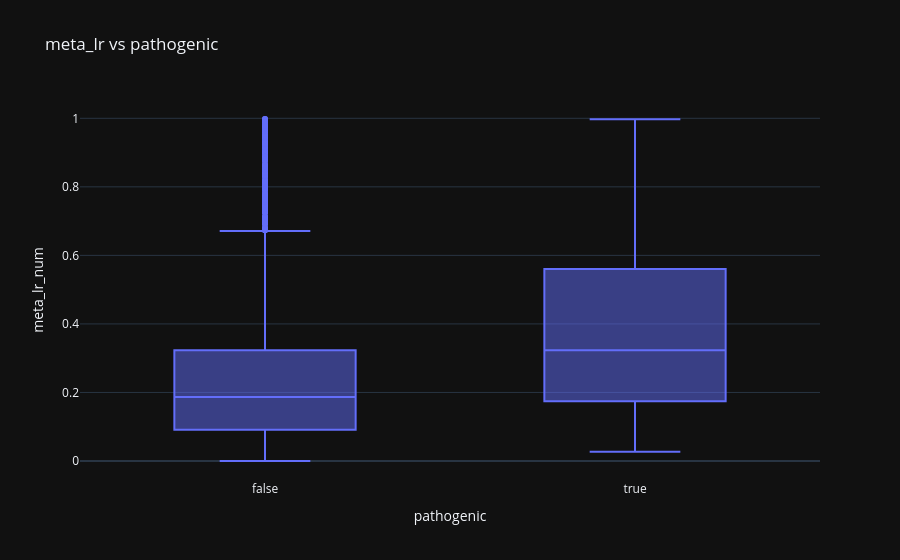

Notebook code cell kept with this figure:
### Markdown cell above
## 5. 📊 meta_lr vs pathogenic

### Code cell
tmp = d[['pathogenic', 'meta_lr_num']].dropna()
fig = px.box(tmp, x='pathogenic', y='meta_lr_num', points='outliers', title='meta_lr vs pathogenic')
fig.show()

### Figure 1 — Plotly figure (JSON) as saved in the notebook; plotly's stock layout.template omitted (floating-point values rounded to 4 significant figures; data arrays with more than 128 entries replaced by an {"elided": "..."} marker saying what was removed)
{"data": [{"alignmentgroup": "True", "boxpoints": "outliers", "hovertemplate": "pathogenic=%{x}<br>meta_lr_num=%{y}<extra></extra>", "legendgroup": "", "marker": {"color": "#636efa"}, "name": "", "notched": false, "offsetgroup": "", "orientation": "v", "showlegend": false, "x": {"elided": "2273 bool values"}, "x0": " ", "xaxis": "x", "y": {"elided": "2273 float values"}, "y0": " ", "yaxis": "y", "type": "box"}], "layout": {"xaxis": {"anchor": "y", "domain": [0.0, 1.0], "title": {"text": "pathogenic"}}, "yaxis": {"anchor": "x", "domain": [0.0, 1.0], "title": {"text": "meta_lr_num"}}, "legend": {"tracegroupgap": 0}, "title": {"text": "meta_lr vs pathogenic"}, "boxmode": "group"}}
